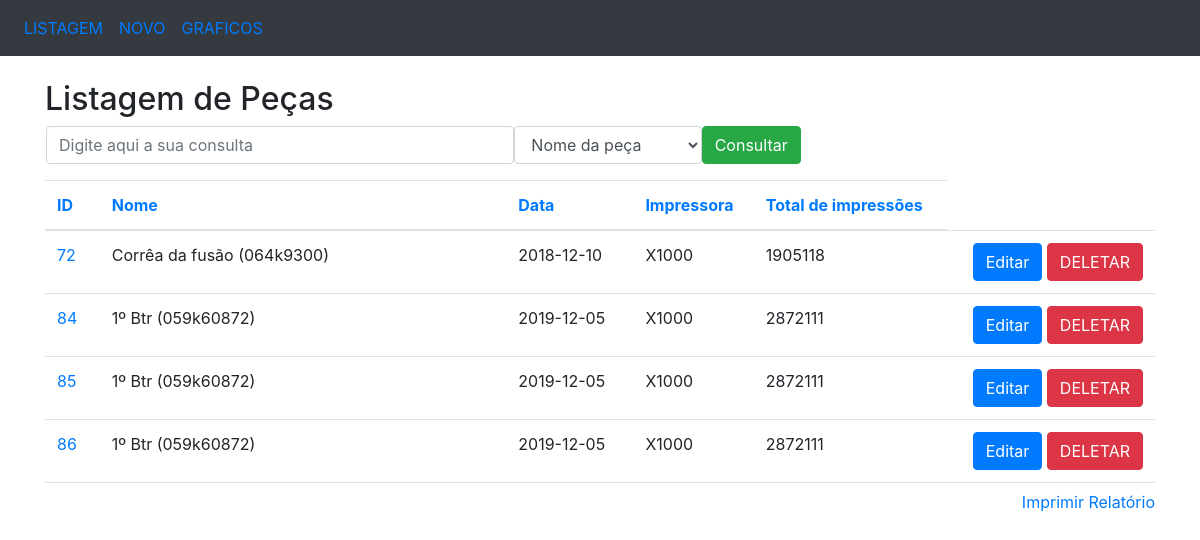
The page / on the database its author committed.
### crud/models.py (models this page shows, shortened)
class Pessoa(models.Model):
	nome = models.CharField(max_length=100)
	idade = models.CharField(max_length=100)
	sexo = models.CharField(max_length=1)
	salario = models.IntegerField()

### crud/views.py (the view)
# urls.py: path('', listagem),
def listagem(request):
	titulo = 'Listagem de Peças'
	pessoas = Pessoa.objects.all()
	return render(request, 'listagem.html', {'titulo': titulo, 'pessoas': pessoas})

### crud/templates/listagem.html (shortened to what this page needs)
<!DOCTYPE html>
<html>
<head>
	<link rel="stylesheet" href="https://maxcdn.bootstrapcdn.com/bootstrap/4.3.1/css/bootstrap.min.css">
</head>
<body>
	<nav class="navbar navbar-expand-sm bg-dark">
		<ul class="navbar-nav">
			<li class="nav-item">
				<a class="nav-link" href="/crud/listagem">LISTAGEM</a>
			</li>
			<li class="nav-item">
				<a class="nav-link" href="/crud/insercao">NOVO</a>
			</li>
			<li class="nav-item">
				<a class="nav-link" href="/crud/graficos">GRAFICOS</a>
			</li>
		</ul>
	</nav>
	<br>
	<div class="container">
		<h2>{{titulo}}</h2>
		<form action="/crud/consulta/" method="POST" name="frm_consulta" class="ml-3">{% csrf_token %}
			<div class="form-group">
				<div class="row">
					<input type="text" class="form-control col-md-5" name="consulta"
					placeholder="Digite aqui a sua consulta">
					<select class="form-control col-md-2" name="campo">
						<option value="nome">Nome da peça</option>
					</select>
					<button type="submit" class="btn btn-success">Consultar</button>
				</div>
			</div>
		</form>
		<div style="overflow-y: scroll; height: 310px; width: 100%;" align="center">
			<table class="table">
				<thead>
					<tr>
						<th><a href="/crud/ordenacao/id">ID</a></th>
						<th><a href="/crud/ordenacao/nome">Nome</a></th>
						<th><a href="/crud/ordenacao/idade">Data</a></th>
						<th><a href="/crud/ordenacao/sexo">Impressora</a></th>
						<th><a href="/crud/ordenacao/salario">Total de impressões</a></th>
					</tr>
				</thead>
				<tbody>
					{% for pessoa in pessoas %}
					<tr>
						<td nowrap="true">
							<a href="/crud/listagem/{{pessoa.id}}">{{pessoa.id}}</a>
						</td>
						<td nowrap="true">{{pessoa.nome}}</td>
						<td nowrap="true">{{pessoa.idade}}</td>
						<td nowrap="true">{{pessoa.sexo}}</td>
						<td nowrap="true">{{pessoa.salario}}</td>
						<td nowrap="true" align="right">
							<a href="/crud/edicao/{{pessoa.id}}"
							class="btn btn-primary" role="button">
								Editar
							</a>
							<a href="/crud/delecao/{{pessoa.id}}"
							class="btn btn-danger" role="button">
								DELETAR
							</a>
						</td>
					</tr>
					{% endfor %}
				</tbody>
			</table>
		</div>
		<a href="#" style="float: right;" onclick="relatorio()">Imprimir Relatório</a>
	</div>
</body>
</html>

### rows shown on the page
Pessoa: id "72", nome "Corrêa da fusão (064k9300)", idade "2018-12-10", sexo "X1000", salario "1905118"
Pessoa: id "84", nome "1º Btr (059k60872)", idade "2019-12-05", sexo "X1000", salario "2872111"
Pessoa: id "85", nome "1º Btr (059k60872)", idade "2019-12-05", sexo "X1000", salario "2872111"
Pessoa: id "86", nome "1º Btr (059k60872)", idade "2019-12-05", sexo "X1000", salario "2872111"

### other values the page prints
{{ titulo }} "Listagem de Peças"
